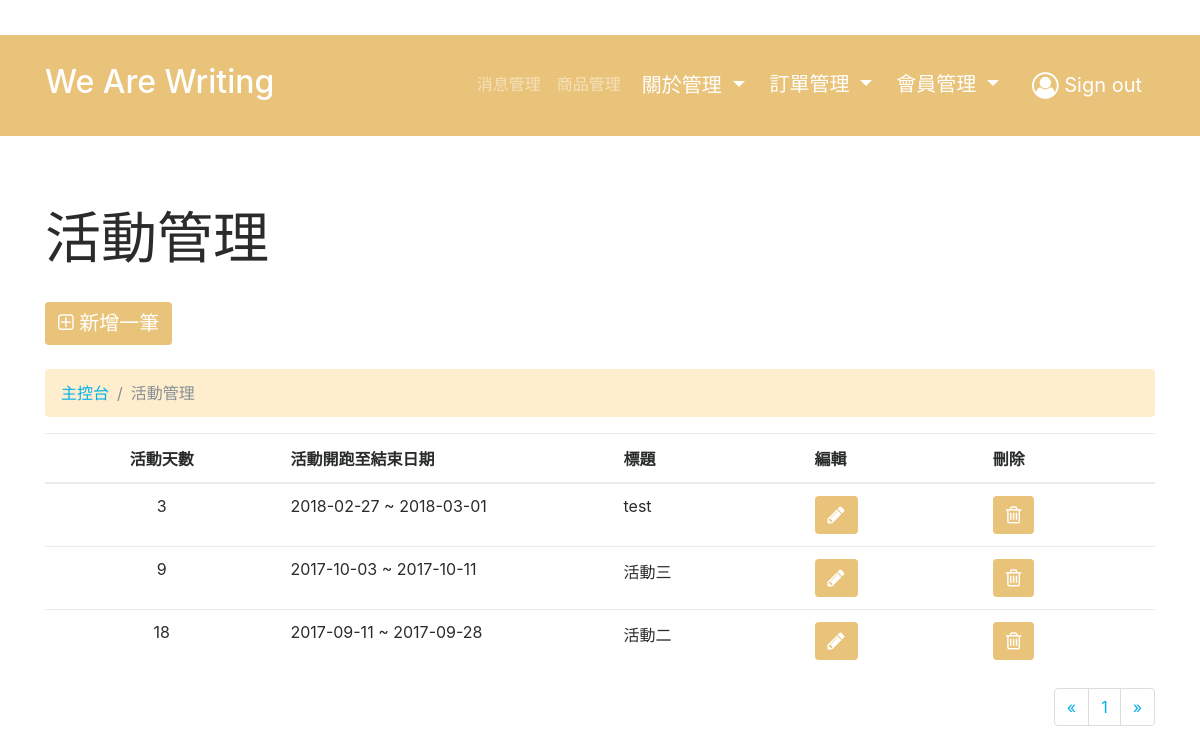
Page /admin/acts/list.php (signed in) on the committed database.
### tables this page shows
CREATE TABLE `acts` (
  `actID` int(11) NOT NULL,
  `title` varchar(255) NOT NULL,
  `content` text NOT NULL,
  `start` varchar(255) NOT NULL,
  `happy_end` varchar(255) NOT NULL,
  `createdDate` varchar(255) DEFAULT NULL,
  `updatedDate` varchar(255) DEFAULT NULL,
  `author` varchar(255) NOT NULL
);

### admin/acts/list.php (the view, shortened to what this page needs)
<?php
require_once('../../asset/connection/database.php');
$limit = 10;
if (isset($_GET["page"])) { $page_num  = $_GET["page"]; } else { $page_num=1; };
$start_from = ($page_num-1) * $limit;
$sql = "SELECT * FROM acts ORDER BY happy_end DESC LIMIT ".$start_from.",".$limit;
$sth = $db->query($sql);
$acts = $sth->fetchALL(PDO::FETCH_ASSOC);
$totalRows = count($acts);
 ?>
<html>
<head>
<?php require_once('../template/header.php'); ?>
</head>
<body>
<?php require_once('../template/nav.php'); ?>
    <div class="py-5">
    <div class="container">
      <div class="row">
        <div class="col-md-12">
          <h1 class="display-4 my-4" contenteditable="true">活動管理</h1>
          <a class="btn btn-warning my-2" href="add.php"><i class="fa fa-plus-square-o" aria-hidden="true"></i> 新增一筆</a>
        </div>
      </div>
      <div class="row">
        <div class="col-md-12">
          <ul class="breadcrumb my-3" style="margin-bottom:0px;margin-top:0px">
            <li class="breadcrumb-item">
              <a href="list.php">主控台</a>
            </li>
            <li class="breadcrumb-item active">活動管理</li>
          </ul>
          <table class="table">
            <thead>
              <tr>
                <th style="text-align: center">活動天數</th>
                <th>活動開跑至結束日期</th>
                <th>標題</th>
                <th>編輯</th>
                <th>刪除</th>
              </tr>
            </thead>
            <tbody>
            <?php foreach ($acts as $row ) { ?>
              <tr>
                <td style="text-align: center">
                <?php
                  $begin = strtotime($row['happy_end']);
                  $end = strtotime($row['start']);
                  $HowLong = ($begin - $end) / 86400;
                  echo $HowLong+1;
                ?>
                </td>
                <td width=30%><?php echo $row['start']; ?> ~ <?php echo $row['happy_end']; ?></td>
                <td><?php echo $row['title']; ?></td>
                <td><a href="edit.php?actID=<?php echo $row['actID']; ?>" class="btn btn-warning" role="button"><i class="fa fa-pencil" aria-hidden="true"></i></a></td>
                <td><a href="delet.php?actID=<?php echo $row['actID']; ?>" class="btn btn-warning" role="button" onclick="if(!confirm('是否刪除此筆資料？')){return false;};"><i class="fa fa-trash-o" aria-hidden="true"></i></a></td>
              </tr>
            <?php } ?>
            </tbody>
          </table>
        </div>
      </div>
      <div class="row">
        <div class="col-md-12">
          <?php
            if($totalRows > 0){
          ?>
          <ul class="pagination float-right">
            <?php include_once("../template/page_num.php"); ?>
          </ul>
        <?php } ?>
        </div>
      </div>
  </div>
</body>
</html>

### admin/css/style.css (style rules this page uses)
.btn-warning { background: rgb(233, 195, 121) !important; font-size: 20px ; color: #FFF !important; }
.breadcrumb { background: rgb(255, 238, 205) !important; }

### rows in the picture
acts: $HowLong+1 "3", start "2018-02-27", happy_end "2018-03-01", title "test"
acts: $HowLong+1 "9", start "2017-10-03", happy_end "2017-10-11", title "活動三"
acts: $HowLong+1 "18", start "2017-09-11", happy_end "2017-09-28", title "活動二"
